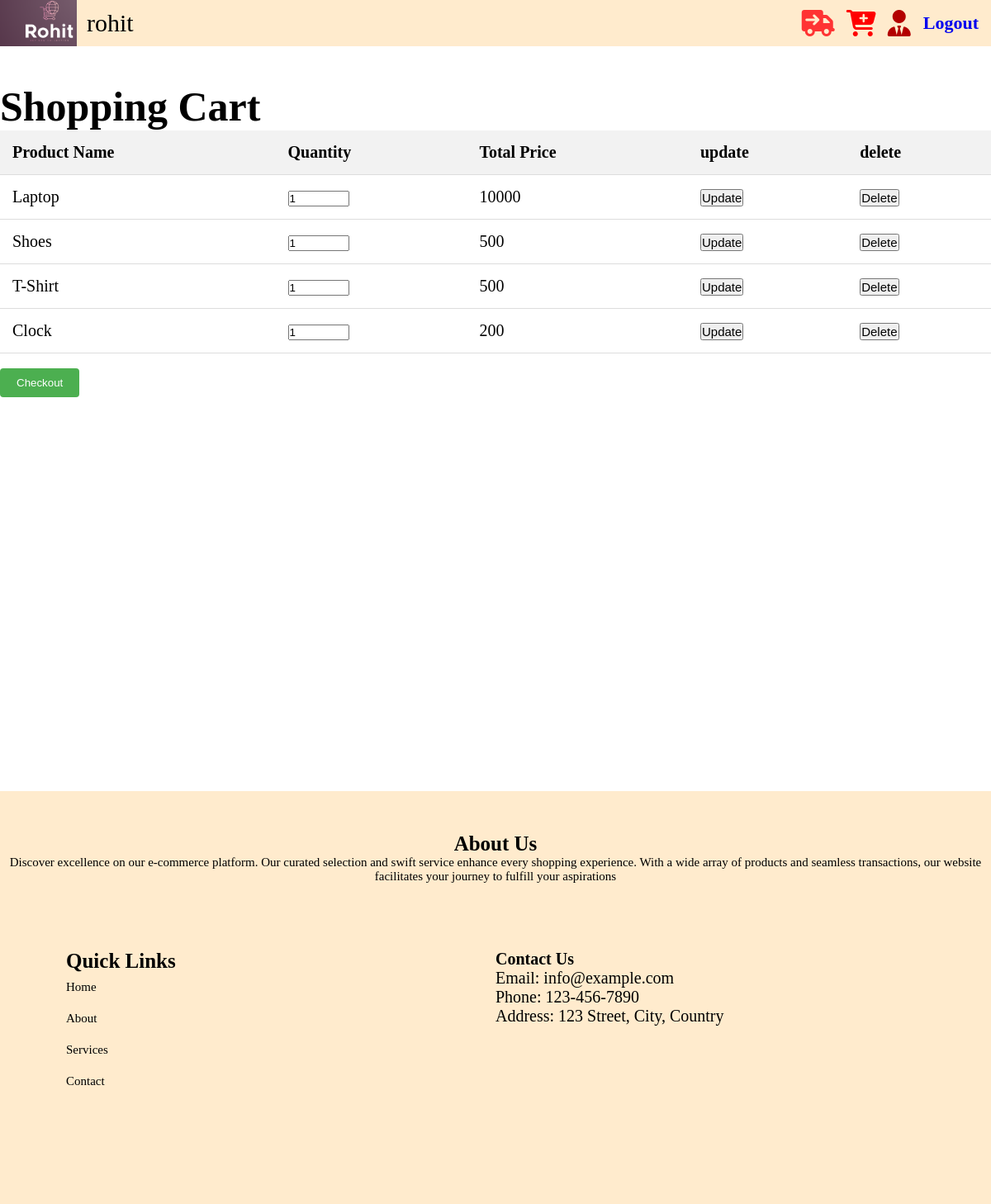
Screenshot of /home/cart/ (signed in) with the database file from the repository.
### e_commerce_site/models.py (models this page shows)
class UserProduct(models.Model):
    user = models.ForeignKey(User, on_delete=models.CASCADE)
    product = models.ForeignKey(product_management, on_delete=models.CASCADE)
    quantities = models.PositiveIntegerField(default=1)
    total_price=models.PositiveIntegerField(default=1)

class product_management(models.Model):
    name=models.CharField(max_length=50,null=False)
    description=models.CharField(max_length=500,null=False)
    price=models.IntegerField(null=False)
    quantity=models.IntegerField(null=False)
    image=models.ImageField(upload_to='image/',null=False)
    def __str__(self):
        return self.name

### e_commerce_site/views.py (the view, shortened to what this page needs)
# urls.py: path('home/cart/',cart.as_view(),name='cart'),
class cart(View):
    def get(self,request):
        try:
            if not request.user.is_authenticated:
                return redirect('login')
            obj1=UserProduct.objects.filter(user=request.user)
            return render(request,'cart.html',{'obj':obj1,'username':request.user})
        except Exception as e:
            return HttpResponse(e)

### templates/cart.html (shortened to what this page needs)
<!DOCTYPE html>
<html lang="en">
<head>
    <link rel="stylesheet" href="/static/css/cart.css">
</head>
<body>
<header style="height:7vh;align-item:text-align:center;display:flex;align-items: center;overflow:hidden;">
        <div style=" justifyContent: center; alignItems: center;text-align:center;overflow:hidden" >
            <a href="/home/"><img src="/static/images/logo.png"  width="120px"></a>
        </div>
    <div>
        {% if  username == 'Login' %}
        <h1 style="padding:12px;"><a href="/login/">{{ username }}</a></h1>
        {% else %}
        <h10 style="font-size:30px;padding:12px;">{{ username }}</h10>
        {% endif %}
    </div>
        <div class="right_header">
            <a href="/home/orders/"><i style="font-size: 4vh;color:#ff3333;padding-left:10px;" class="fa-solid fa-truck-arrow-right"></i></a>
            <a href="/home/cart/"><i style="font-size: 4vh;color:#ff0000;padding-left:10px;" class="fa-solid fa-cart-plus"></i></a>
            <a href="/admin_panal/"><i style="font-size: 4vh;color:#b30000;padding-left:10px;" class="fa-solid fa-user-tie"></i></a>
        </div>
        <div><a href="/logout/"><h5 style="font-size:22px;margin:15px;">Logout</h5></a></div>
</header>
<h2 style="margin-top:100px;font-size:50px;">Shopping Cart</h2>
<div style="min-height:800px;">
<table>
  <thead>
    <tr>
      <th>Product Name</th>
      <th>Quantity</th>
      <th>Total Price</th>
        <th>update</th>
        <th>delete</th>
    </tr>
  </thead>
  <tbody>
  {% for i in obj %}
    <tr>
        <form method="post">
      <td>{{ i.product }}</td>
      <td><input type="number" name="quantities" value="{{ i.quantities }}" style="width:70px;"></td>
      <td>{{ i.total_price }}</td>
        <td><a href="/home/"><button style="font-size:15px;">Update</button></a></td>
            </form>
        <td><a href="/home/cart/delete/{{ i.id }}"><button style="font-size:15px;">Delete</button></a></td>
    </tr>
    {% endfor %}
  </tbody>
</table>
    <br><a href="/home/checkout/"><button class="checkout-btn">Checkout</button></a>
</div>
<footer class="footer" style="height:400px;">
    <div class="container">
        <div class="row">
            <div class="col-md-12 text-center" style="text-align:center;">
                <h2 style="font-size: 25px;">About Us</h2>
                <p style="font-size:15px;">Discover excellence on our e-commerce platform. Our curated selection and swift service enhance every shopping experience. With a wide array of products and seamless transactions, our website facilitates your journey to fulfill your aspirations</p>
            </div>
        </div>
        <div class="row" style="display:flex;justify-content:space-between;margin:80px;">
            <div class="col-md-6">
                <h2 style="font-size: 25px;">Quick Links</h2>
                <ul>
                    <li><a style="font-size:15px;" href="#">Home</a></li>
                    <li><a style="font-size:15px;" href="#">About</a></li>
                    <li><a style="font-size:15px;" href="#">Services</a></li>
                    <li><a style="font-size:15px;" href="#">Contact</a></li>
                </ul>
            </div>
            <div class="col-md-6" style="width:50%">
                <h2 style="font-size: 20px;">Contact Us</h2>
                <p style="font-size: 20px;">Email: info@example.com</p>
                <p style="font-size: 20px;">Phone: 123-456-7890</p>
                <p style="font-size: 20px;">Address: 123 Street, City, Country</p>
            </div>
        </div>
    </div>
</footer>
</body>
</html>

### e_commerce_site/static/css/cart.css (style rules this page uses)
* { padding:0; margin:0; }
header { align-items: center; display: flex; position: fixed; top: 0; z-index: 999; height: 10px; width: 100%; text-align: center; background-color: #FFEBCD; }
a { text-decoration:None; }
table { width: 100%; border-collapse: collapse; }
th, td { padding: 15px; text-align: left; border-bottom: 1px solid #ddd; font-size:20px; }
th { background-color: #f2f2f2; }
.checkout-btn { padding: 10px 20px; background-color: #4CAF50; color: white; border: none; border-radius: 4px; cursor: pointer; }
.right_header { text-align: right; width:100%; }
.footer { background-color: #FFEBCD; color: black; padding: 50px 0; }
.footer h2 { color: black; }
.footer p, .footer ul { color: black; }
.footer ul { list-style: none; padding: 0; }
.footer ul li { margin-bottom: 10px; font-size:25px; }
.footer ul li a { color: black; text-decoration: none; }
h2 { font-size:70px; }

### rows the page displays
UserProduct: product "Laptop", quantities "1", total_price "10000"
UserProduct: product "Shoes", quantities "1", total_price "500"
UserProduct: product "T-Shirt", quantities "1", total_price "500"
UserProduct: product "Clock", quantities "1", total_price "200"

### other values shown
{{ username }} "rohit"
